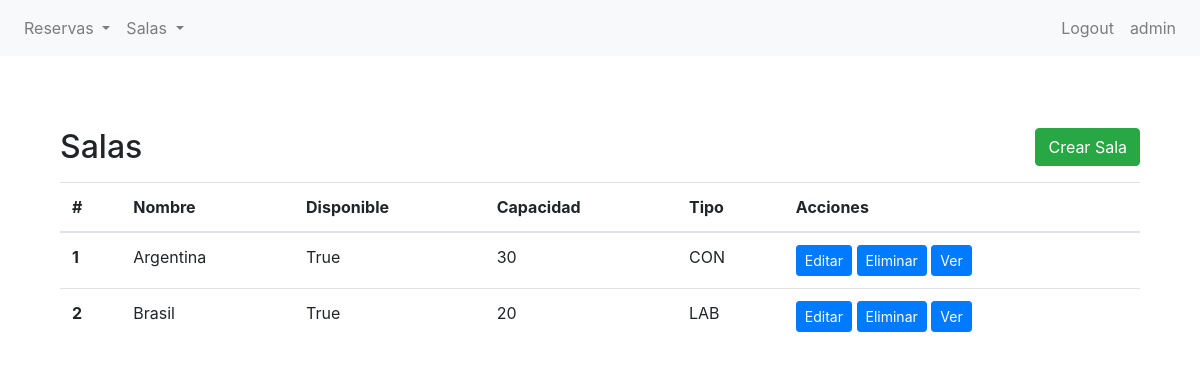
/bookings/sala/list/ (signed in), run on the app's committed database.
### bookings/models.py (models this page shows, shortened)
class Sala(models.Model):
    class Tipo(models.TextChoices):
        AUDITORIO = 'AUD', 'Auditorio'
        SALA_DE_CONFERENCIAS = 'CON', 'Sala de Conferencias'
        AULA = 'AUL', 'Aula'
        LABORATORIO = 'LAB', 'Laboratorio'
    nombre = models.CharField(max_length=50)
    capacidad = models.IntegerField()
    disponible = models.BooleanField()
    tipo = models.CharField(
        max_length=3,
        choices=Tipo.choices,
        default=Tipo.AULA,
    )

### bookings/views.py (the view)
# urls.py: path('sala/list/', SalaListView.as_view(), name='sala-list'),
class SalaListView(LoginRequiredMixin, ListView):
    model = Sala
    template_name = "bookings/vbc/sala_list.html"
    context_object_name = "ADRIANDARGELOS"

### bookings/templates/bookings/vbc/sala_list.html (shortened to what this page needs)
{% extends 'bookings/base.html' %}
{% block content %}
<section class="py-5">
    <div class="container">
        <div class="d-flex justify-content-between align-items-center mb-3">
            <h2 class="mb-0">Salas</h2>
            <a href="{% url 'sala-create' %}" class="btn btn-success">Crear Sala</a>
        </div>
        <table class="table">
            <thead>
                <tr>
                    <th scope="col">#</th>
                    <th scope="col">Nombre</th>
                    <th scope="col">Disponible</th>
                    <th scope="col">Capacidad</th>
                    <th scope="col">Tipo</th>
                    <th scope="col">Acciones</th>
                </tr>
            </thead>
            <tbody>
                {% if ADRIANDARGELOS %}
                {% for sala in ADRIANDARGELOS %}
                <tr>
                    <th scope="row">{{ forloop.counter }}</th>
                    <td>{{ sala.nombre }}</td>
                    <td>{{ sala.disponible }}</td>
                    <td>{{ sala.capacidad }}</td>
                    <td>{{ sala.tipo }}</td>
                    <td>
                        <a href="{% url 'sala-update' sala.id %}" class="btn btn-primary btn-sm">Editar</a>
                        <a href="{% url 'sala-delete' sala.id %}" class="btn btn-primary btn-sm">Eliminar</a>
                        <a href="{% url 'sala-detail' sala.id %}" class="btn btn-primary btn-sm">Ver</a>
                    </td>
                </tr>
                {% endfor %}
                {% else %}
                <tr>
                    <td colspan="7">No hay Salas.</td>
                </tr>
                {% endif %}
            </tbody>
        </table>
    </div>
</section>
{% endblock %}

### bookings/templates/bookings/base.html (shortened to what this page needs)
{% load static %}
<!DOCTYPE html>
<html lang="en">
<head>
    <link href="https://stackpath.bootstrapcdn.com/bootstrap/4.5.2/css/bootstrap.min.css" rel="stylesheet">
</head>
<nav class="navbar navbar-expand-lg navbar-light bg-light">
    <div class="collapse navbar-collapse" id="navbarNav">
        {% if user.is_authenticated %}
        <ul class="navbar-nav">
            <li class="nav-item dropdown">
                <a class="nav-link dropdown-toggle" href="#" id="navbarDropdownMenuLinkReserva" role="button" data-toggle="dropdown" aria-haspopup="true" aria-expanded="false">
                    Reservas
                </a>
            </li>
            <li class="nav-item dropdown">
                <a class="nav-link dropdown-toggle" href="#" id="navbarDropdownMenuLinkSala" role="button" data-toggle="dropdown" aria-haspopup="true" aria-expanded="false">
                    Salas
                </a>
            </li>
        </ul>
        {% endif %}
        <ul class="navbar-nav ml-auto">
            {% if user.is_authenticated %}
                <li class="nav-item">
                    <a class="nav-link" href="{% url 'logout' %}">Logout</a>
                </li>
                <li class="nav-item">
                    <a class="nav-link" href="{% url 'editar-perfil' %}">{{ user }}</a>
                </li>
                {% endif %}
        </ul>
    </div>
</nav>
<div class="container mt-4">
    {% block content %}{% endblock content %}
</div>
</body>
</html>

### data on the page
Sala: nombre "Argentina", disponible "True", capacidad "30", tipo "CON"
Sala: nombre "Brasil", disponible "True", capacidad "20", tipo "LAB"

### other printed values
{{ user }} "admin"
